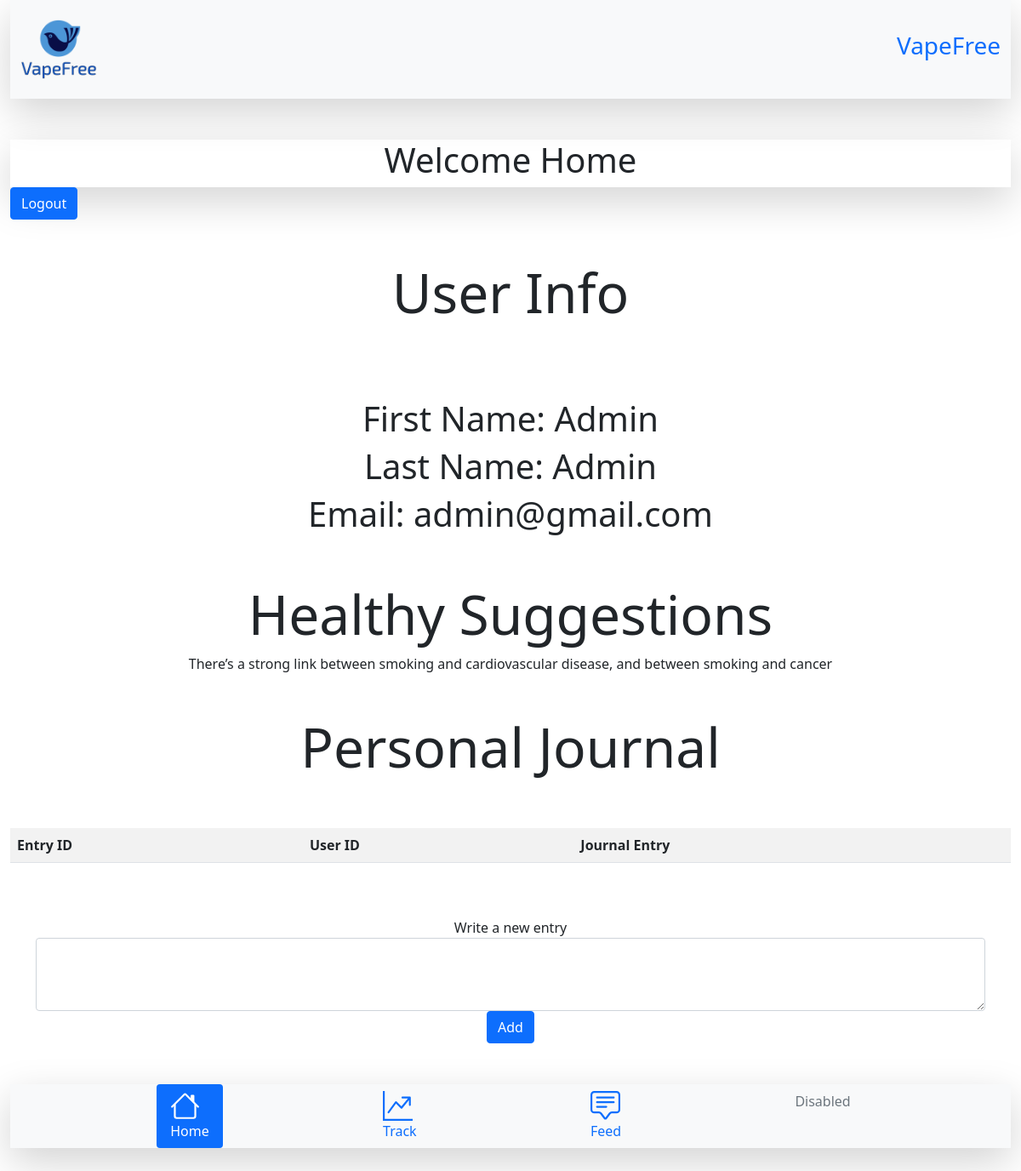
Page /vp/home.php (signed in) on the earlier database version.
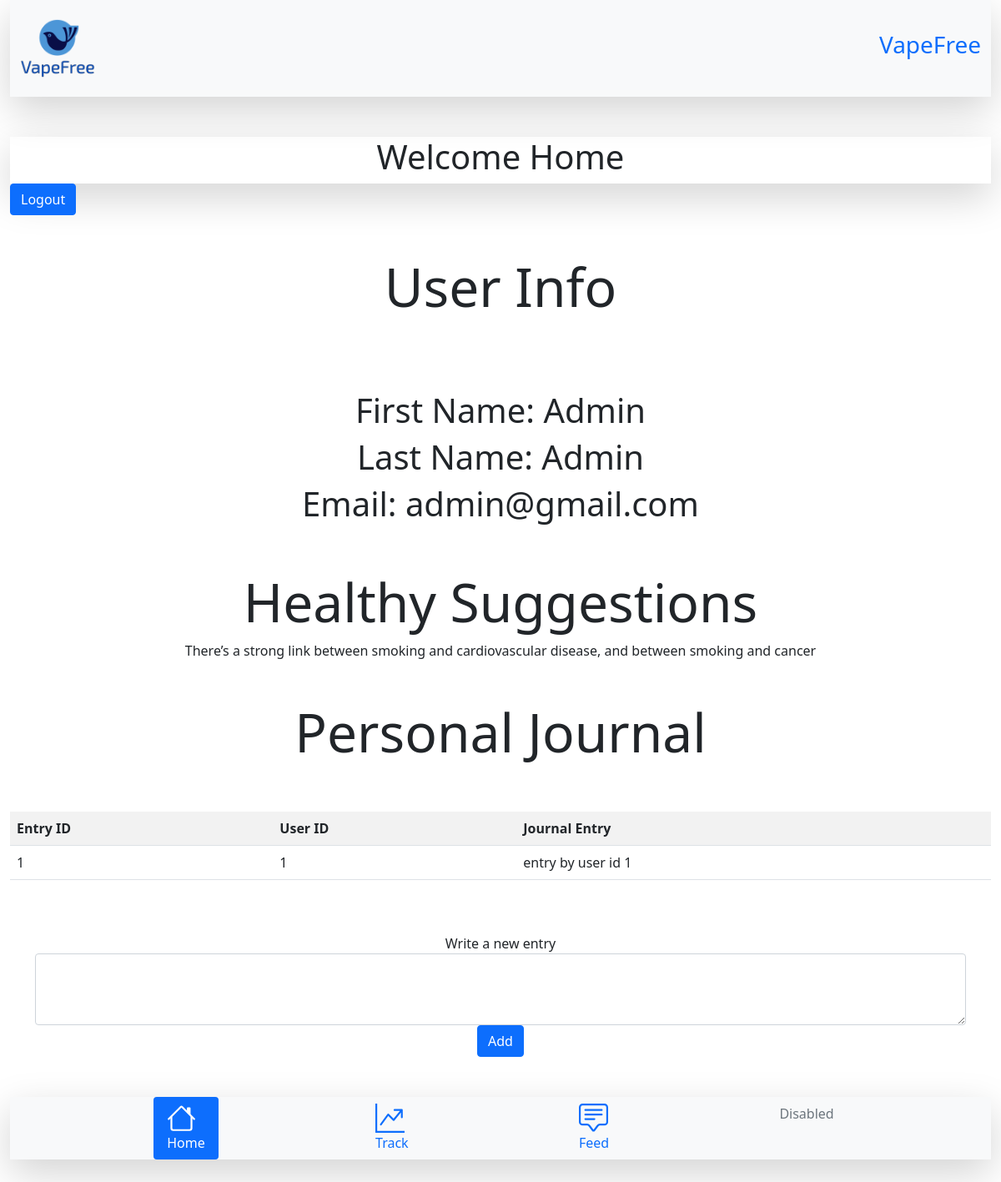
Same page on the later database version.
### tables this page shows
CREATE TABLE `journal` (
  `j_id` int(11) NOT NULL,
  `user_id` int(11) DEFAULT NULL,
  `entry` text DEFAULT NULL
);

### vp/home.php (the view, shortened to what this page needs)
<?php
include "config.php";
$vapeSuggestions = array(
    "There’s a strong link between smoking and cardiovascular disease, and between smoking and cancer",
    "Quitting smoking is one of the best things you can do for your health — smoking harms nearly every organ in your body, including your heart.",
    "Talk to your doctor about what smoking cessation program or tools would be best for you."
);
function printVapeSuggestions()
{
    $randomIndex = rand(0, 2);
    global $vapeSuggestions;
    print($vapeSuggestions[$randomIndex]);
}
?>
<!DOCTYPE html>
<html lang="en">
<head>
    <link href="https://cdn.jsdelivr.net/npm/bootstrap@5.0.0-beta2/dist/css/bootstrap.min.css" rel="stylesheet">
    <link rel="stylesheet" href="https://cdn.jsdelivr.net/npm/bootstrap-icons@1.4.0/font/bootstrap-icons.css">
    <link rel="stylesheet" type="text/css" href="style.css">
</head>
<body>
    <div class="container-fluid">
        <nav class="navbar navbar-light bg-light shadow-lg">
            <div class="container-fluid ">
                <a class="navbar-brand" href="#">
                    <img src="assets/vapefree_logo.png" alt="" width="90" height="90">
                </a>
                <h3 class="text-center text-primary">VapeFree</h3>
            </div>
        </nav>
        <br>
        <br>
        <div class="d-flex justify-content-evenly shadow-lg">
            <h1>Welcome Home</h1>
        </div>
        <form action="home.php" method="post">
            <button name="logout" class="btn btn-primary">Logout</button>
        </form>
        <br>
        <br>
        <div class="container text-center display-3">
            <h1 class="display-3">User Info</h1><br>
            <h1 class="display-6">First Name: <?php print($_SESSION['first_name']) ?></h1>
            <h1 class="display-6">Last Name: <?php print($_SESSION['last_name']) ?></h1>
            <h1 class="display-6">Email: <?php print($_SESSION['user_email']) ?></h1>
        </div>
        <br>
        <br>
        <div class="container text-center ">
            <h1 class="display-3">Healthy Suggestions</h1>
        </div>
        <br>
        <br>
        <div class="container text-center ">
            <h1 class="display-3">Personal Journal</h1>
        </div>
        <br>
        <br>
        <?php
        $user_id = $_SESSION['user_id'];
        $sql = "SELECT j_id,user_id,entry FROM journal WHERE user_id='$user_id' ORDER BY j_id DESC";
        $result = $con->query($sql);
        ?>
        <table class="table table-striped">
            <tr>
                <th>Entry ID</th>
                <th>User ID</th>
                <th>Journal Entry</th>
            </tr>
            <?php
            if ($result->num_rows > 0) {
                while ($row = $result->fetch_assoc()) {
                    print("<tr>");
                    print("<td>" . $row['j_id'] . "</td>");
                    print("<td>" . $row['user_id'] . "</td>");
                    print("<td>" . $row['entry'] . "</td>");
                }
            }
            ?>
            <?php
            print("</table>");
            ?>
            <br>
            <br>
            <div class="form-group container text-center">
                <form action="home.php" method="post">
                    <label>Write a new entry</label>
                    <textarea class="form-control" name="newEntry" rows="3"></textarea>
                    <button name="addNewEntry" class="btn btn-primary">Add</button>
                </form>
            </div>
            <br>
            <br>
            <nav class="nav navbar-light bg-light d-flex justify-content-evenly shadow-lg nav-pills">
                <a class="nav-link active" aria-current="page" href="home.php"><br>Home</a>
                <a class="nav-link" href="track.php"><br>Track</a>
                <a class="nav-link" href="feed.php"><br>Feed</a>
                <a class="nav-link disabled" href="#" tabindex="-1" aria-disabled="true">Disabled</a>
            </nav>
            <br>
    </div>
    <br>
</body>
</html>

Differences in the rows shown:
added journal: j_id "1", user "1", entry "entry by user id 1"
